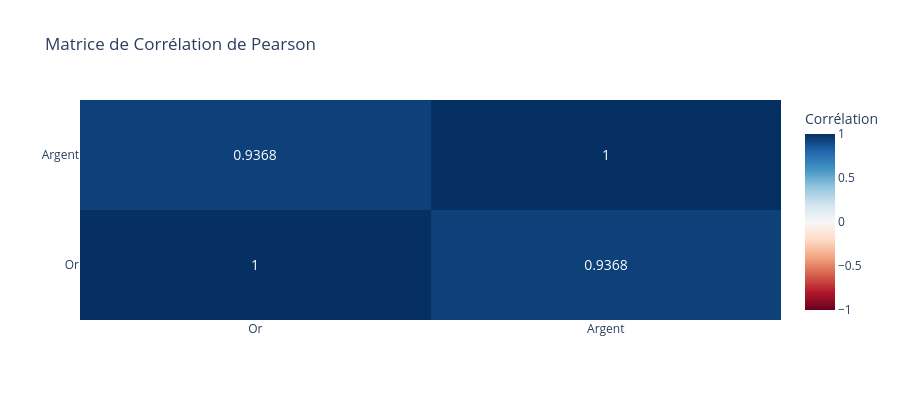

Notebook cell for this chart:
### Markdown cell above
Pour notre stratégie nous avons besoin de 2 actifs corrélés. On va tester si l'or et l'argent le sont.

### Code cell
# Vérification de la corrélation avec la matrice de Pearson
correlation_matrix = df.corr(method='pearson')
correlation_value = correlation_matrix.loc['Or', 'Argent']

# Visualisation de la matrice de corrélation
fig = go.Figure(data=go.Heatmap(
    z=correlation_matrix.values,
    x=correlation_matrix.columns,
    y=correlation_matrix.index,
    colorscale='RdBu',
    zmid=0,
    text=correlation_matrix.values.round(4),
    texttemplate='%{text}',
    textfont={"size": 14},
    colorbar=dict(title="Corrélation")
))

fig.update_layout(
    title='Matrice de Corrélation de Pearson',
    height=400,
    template='plotly_white'
)

fig.show()

### Figure 1 — Plotly figure (JSON) as saved in the notebook; plotly's stock layout.template omitted (floating-point values rounded to 4 significant figures)
{"data": [{"colorbar": {"title": {"text": "Corrélation"}}, "colorscale": [[0, "rgb(103,0,31)"], [0.1, "rgb(178,24,43)"], [0.2, "rgb(214,96,77)"], [0.3, "rgb(244,165,130)"], [0.4, "rgb(253,219,199)"], [0.5, "rgb(247,247,247)"], [0.6, "rgb(209,229,240)"], [0.7, "rgb(146,197,222)"], [0.8, "rgb(67,147,195)"], [0.9, "rgb(33,102,172)"], [1, "rgb(5,48,97)"]], "text": [[1.0, 0.9368], [0.9368, 1.0]], "textfont": {"size": 14}, "texttemplate": "%{text}", "type": "heatmap", "x": ["Or", "Argent"], "y": ["Or", "Argent"], "z": [[1.0, 0.9368], [0.9368, 1.0]], "zmid": 0}], "layout": {"height": 400, "title": {"text": "Matrice de Corrélation de Pearson"}}}
